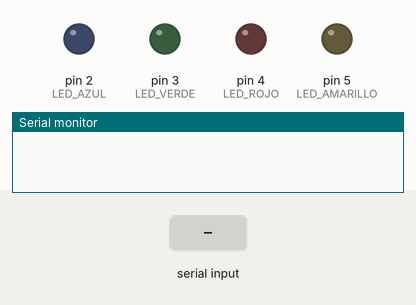
Recording of a sketch running on a simulated Arduino Uno, built with avr-gcc and run on an emulated ATmega328P. Shown: output pins drawn as LEDs (lit = HIGH), the last lines printed to the serial monitor. The test bench sets the inputs (shaded band).

Above: at 1.2 s.
1.3 s: "5\n" received over Serial
At 3.2 s:
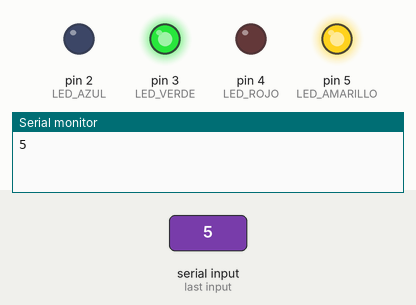
3.8 s: "1,90,45\n" received over Serial
At 4.5 s:
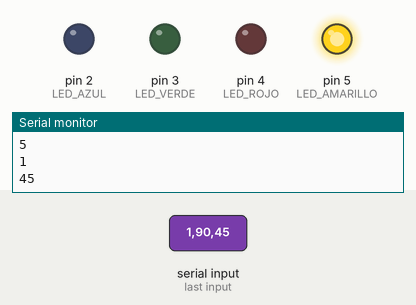
6.3 s: "1,90\n" received over Serial
At 9.1 s:
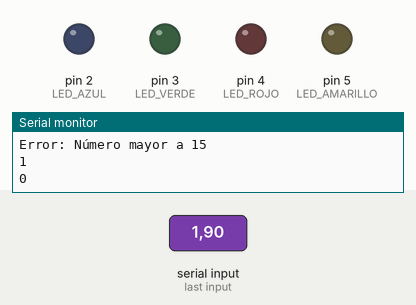
Timing chart, 0 to 10.6 s (numbered marks = the images above; inputs shaded):
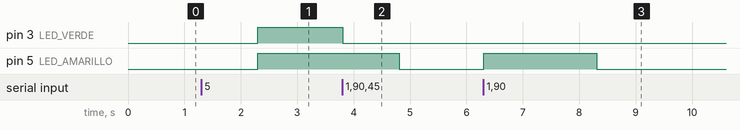

Measured:
- after the input at 1.3 s, pin 3 (LED_VERDE), pin 5 (LED_AMARILLO): LOW → HIGH after 1.0 s
- after the input at 3.8 s, pin 3 (LED_VERDE): HIGH → LOW at once; pin 5 (LED_AMARILLO): HIGH → LOW after 1.0 s
- after the input at 6.3 s, pin 5 (LED_AMARILLO): LOW → HIGH at once, → LOW 2.0 s later

The sketch:

4_Atanasoff_Gutierrez.ino
```cpp
  // Ejercicio evaluatorio 3er bimestre
/*
  Integrantes
    Nombre: Tomás
    Apellido: Atanasoff
    Curso: 3ro B

    Nombre: Facundo
    Apellido: Gutierrez
    Curso: 3ro E

Congisgnas
  Conexionado:
    En la protoboard, conectar 4 LEDs para que cada uno pueda ser controlado individualmente. Cada LED deberá tener su respectiva resistencia.
    Se debe conectar tambien, un pulsador que permita recibir información de un usuario.
    Indicar a continuación los pines a los cuales se conectó cada elemento y el valor de resistencias utilizado:
      Pines:
        Boton:10
        LED1: 2
        LED2: 3
        LED3: 4
        LED4: 5
      Valor:
        R_boton: 5.6k Ohms
        R_LEDs:330 Ohms
 */

// Definiendo Pines para los componentes
#define LED_AZUL 2
#define LED_VERDE 3
#define LED_ROJO 4
#define LED_AMARILLO 5

unsigned int contador = 0; // Contador para el binario

void setup() {

  // Seteando modo de los pines
  pinMode(LED_AZUL, OUTPUT);
  pinMode(LED_VERDE, OUTPUT);
  pinMode(LED_ROJO, OUTPUT);
  pinMode(LED_AMARILLO, OUTPUT);

  Serial.begin(9600); // Iniciando serial
}

void loop() {

 if(Serial.available() > 0) { // Checkeadno si hay bytes para leer
   contador = Serial.parseInt(); // Parseandolos a int
   Serial.println(contador); // printeando el resultado
   Serial.parseInt(); // Descartando el 0 que pasa por algun motivo
 }

 if(contador > 15) { // Error si es mayor a 15
  Serial.println("Error: Número mayor a 15");
  contador = 0; // Evitando un bucle de error
  return;
 }

  // Usando bitRead para leer un bit en una posición n para setear el led que representa esa posición
  digitalWrite(LED_AMARILLO, bitRead(contador, 0));
  digitalWrite(LED_ROJO, bitRead(contador, 1));
  digitalWrite(LED_VERDE, bitRead(contador, 2));
  digitalWrite(LED_AZUL, bitRead(contador, 3));

}
```
